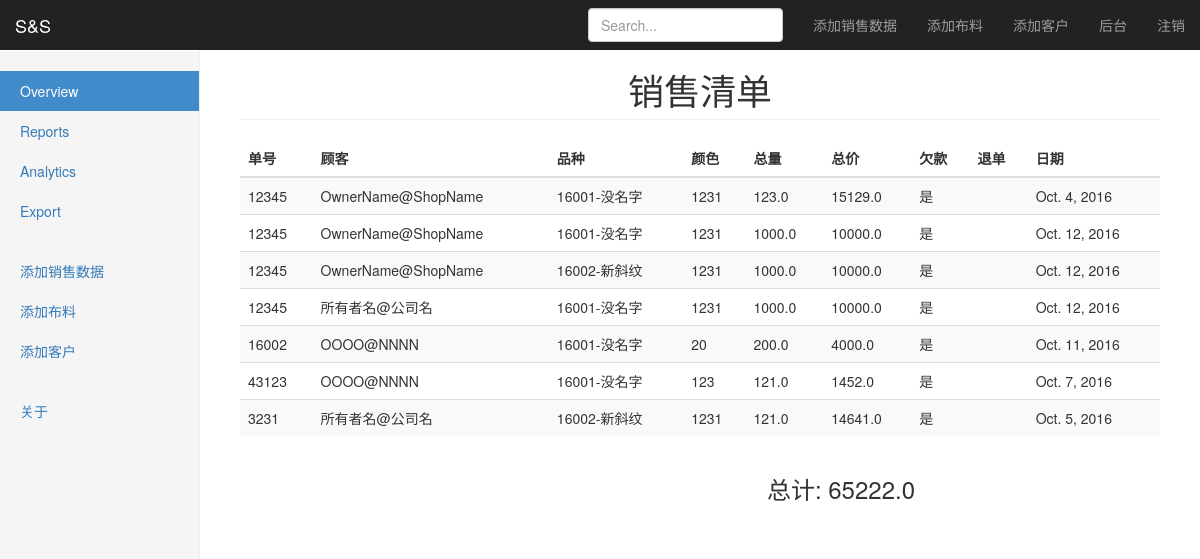
Before: /sales/ with the older database file.
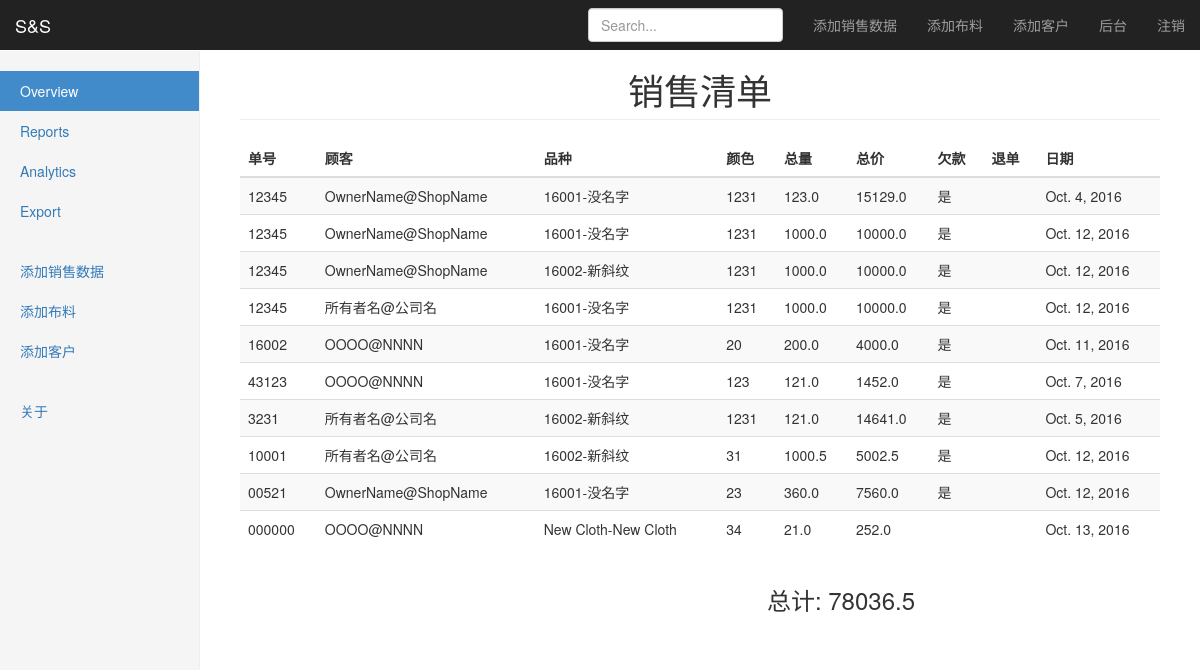
After: the same page with the newer database file.
### sales/models.py (models this page shows, shortened)
class Order(models.Model):
    serial_no = models.CharField(max_length=20, verbose_name='单号', help_text='(所在单号)')
    internal_id = models.CharField(max_length=20, verbose_name='订单编号')
    customer = models.ForeignKey(Company, on_delete=models.PROTECT, verbose_name='顾客')
    cloth = models.ForeignKey(Cloth, on_delete=models.PROTECT, verbose_name='布料')
    color = models.CharField(max_length=20, verbose_name='颜色')
    price_per_unit = models.FloatField(verbose_name='单价')
    total_units = models.FloatField(verbose_name='总米数/重量', help_text='(单位为m或kg)')
    total_bundles = models.FloatField(default=0, blank=True, verbose_name='总匹数')
    total_price = models.FloatField(verbose_name='总价')
    is_not_paid = models.BooleanField(default=False, verbose_name='欠款')
    is_withdrawn = models.BooleanField(default=False, verbose_name='退单')
    is_warehouse = models.BooleanField(default=False, verbose_name='仓库')
    description = models.TextField(max_length=1000, blank=True, verbose_name='详细描述')
    order_date = models.DateField(auto_now=False, auto_now_add=False, auto_created=False, verbose_name='下单日期')
    timestamp = models.DateTimeField(auto_now=True)
    objects = OrderManager()

### stock/models.py (models this page shows, shortened)
class Company(models.Model):
    RelationShip = (
        ('C', 'Customer'),
        ('S', 'Supplier'),
        ('B', 'Both'),
    )
    name = models.CharField(max_length=20, blank=True)
    owner_name = models.CharField(max_length=20, blank=True)
    relationship = models.CharField(max_length=1, default='C', choices=RelationShip)
    phone = models.CharField(max_length=20, blank=True)
    fax = models.CharField(max_length=20, blank=True)
    email = models.EmailField(blank=True)
    address = models.CharField(max_length=100, blank=True)
    description = models.TextField(max_length=1000, blank=True)
    timestamp = models.DateTimeField(auto_now=True)
    def __str__(self):
        if self.owner_name and self.name:
            return self.owner_name + '@' + self.name
        elif self.name:
            return self.name
        else:
            return self.owner_name
    def get_name(self):
        return self.__str__()

class Cloth(models.Model):
    serial_no = models.CharField(max_length=20, verbose_name='编号')
    name = models.CharField(max_length=20, blank=True, verbose_name='名称')
    material = models.CharField(max_length=20, blank=True, verbose_name='材质')
    texture = models.CharField(max_length=20, blank=True, verbose_name='纹理')
    width = models.FloatField(default=150, blank=True, verbose_name='幅宽')
    ref_price = models.FloatField(default=0, blank=True, verbose_name='推荐价格')
    is_per_meter = models.BooleanField(default=True, verbose_name='是否为长度')
    used_for = models.CharField(max_length=100, blank=True, verbose_name='用途')
    description = models.TextField(max_length=1000, blank=True, verbose_name='详细描述')
    created_time = models.DateTimeField(auto_now_add=True)
    timestamp = models.DateTimeField(auto_now=True)
    def __str__(self):
        if self.serial_no and self.name:
            return self.serial_no + '-' + self.name
        elif self.serial_no:
            return self.serial_no
        else:
            return self.name
    def get_name(self):
        return self.__str__()

### sales/views.py (the view, shortened to what this page needs)
class Home(View):
    template_name = 'sales/show_list.html'
    def get(self, request):
        all_list = Order.objects.all()
        total = Order.objects.get_total_price()
        context = {
            'sales_list': all_list,
            'total': total,
        }
        return render(request, self.template_name, context)

### sales/models.py (called while the page is built)
    def get_total_price(self):
        total_price = 0
        all_list = self.all()
        for item in all_list:
            total_price += item.total_price
        return total_price

### templates/sales/show_list.html (shortened to what this page needs)
{% extends "base.html" %}
{% block content %}
  <h1 class="page-header" align="center">销售清单</h1>
  <div class="table-responsive">
    <table class="table table-striped table-hover">
      <thead>
      <tr>
        <th>单号</th>
        <th>顾客</th>
        <th>品种</th>
        <th>颜色</th>
        <th>总量</th>
        <th>总价</th>
        <th>欠款</th>
        <th>退单</th>
        <th>日期</th>
      </tr>
      </thead>
      <tbody>
      {% for order in sales_list %}
        <tr>
          <td>{{ order.serial_no }}</td>
          <td>{{ order.customer.get_name }}</td>
          <td>{{ order.cloth.get_name }}</td>
          <td>{{ order.color }}</td>
          <td>{{ order.total_units }}</td>
          <td>{{ order.total_price }}</td>
          <td>{% if order.is_not_paid %}是{% endif %}</td>
          <td>{% if order.is_withdrawn %}是{% endif %}</td>
          <td>{{ order.order_date }}</td>
        </tr>
      {% endfor %}
      </tbody>
    </table>
  </div>
  <h3 class="col-sm-9" align="right">总计: {{ total }}</h3>
{% endblock %}

### templates/base.html (shortened to what this page needs)
<!DOCTYPE html>
{% load static %}
{% load staticfiles %}
<html lang="en">
<head>
  <link rel="stylesheet" href="{% static 'css/bootstrap.min.css' %}"/>
  <link rel="stylesheet" href="{% static 'css/dashboard.css' %}"/>
</head>
<body>
<nav class="navbar navbar-inverse navbar-fixed-top">
  <div class="container-fluid">
    <div class="navbar-header">
      <a class="navbar-brand" href="{% url 'sales:show' %}">S&S</a>
    </div>
    <div id="navbar" class="navbar-collapse collapse">
      <ul class="nav navbar-nav navbar-right">
        <li><a href="{% url 'sales:add' %}">添加销售数据</a></li>
        <li><a href="#">添加布料</a></li>
        <li><a href="#">添加客户</a></li>
        <li><a href="http://127.0.0.1:8000/admin/">后台</a></li>
        <li><a href="#">注销</a></li>
      </ul>
      <form class="navbar-form navbar-right">
        <input type="text" class="form-control" placeholder="Search...">
      </form>
    </div>
  </div>
</nav>
<div class="container-fluid">
  <div class="row">
    <div class="col-sm-3 col-md-2 sidebar">
      <ul class="nav nav-sidebar">
        <li class="active"><a href="{% url 'sales:show' %}">Overview <span class="sr-only">(current)</span></a></li>
        <li><a href="#">Reports</a></li>
        <li><a href="#">Analytics</a></li>
        <li><a href="#">Export</a></li>
      </ul>
      <ul class="nav nav-sidebar">
        <li><a href="{% url 'sales:add' %}">添加销售数据</a></li>
        <li><a href="#">添加布料</a></li>
        <li><a href="#">添加客户</a></li>
      </ul>
      <ul class="nav nav-sidebar">
        <li><a href="#">关于</a></li>
      </ul>
    </div>
    <div class="col-sm-9 col-sm-offset-3 col-md-10 col-md-offset-2 main">
      {% block content %} {% endblock %}
    </div>
  </div>
</div>
</body>
</html>

### static/css/dashboard.css (style rules this page uses)
body { padding-top: 50px; }
.navbar-fixed-top { border: 0; }
.sidebar { display: none; }
@media (min-width: 768px) { .sidebar { position: fixed; top: 51px; bottom: 0; left: 0; z-index: 1000; display: block; padding: 20px; overflow-x: hidden; overflow-y: auto; background-color: #f5f5f5; border-right: 1px solid #eee; } }
.nav-sidebar { margin-right: -21px; margin-bottom: 20px; margin-left: -20px; }
.nav-sidebar > li > a { padding-right: 20px; padding-left: 20px; }
.nav-sidebar > .active > a, .nav-sidebar > .active > a:hover, .nav-sidebar > .active > a:focus { color: #fff; background-color: #428bca; }
.main { padding: 20px; }
@media (min-width: 768px) { .main { padding-right: 40px; padding-left: 40px; } }
.main .page-header { margin-top: 0; }

Changed rows visible on the page:
added Order: serial_no "10001", customer.get_name "所有者名@公司名", cloth.get_name "16002-新斜纹", color "31", total_units "1000.5", total_price "5002.5", is_not_paid "是", order_date "Oct. 12, 2016"
added Order: serial_no "00521", customer.get_name "OwnerName@ShopName", cloth.get_name "16001-没名字", color "23", total_units "360.0", total_price "7560.0", is_not_paid "是", order_date "Oct. 12, 2016"
added Order: serial_no "000000", customer.get_name "OOOO@NNNN", cloth.get_name "New Cloth-New Cloth", color "34", total_units "21.0", total_price "252.0", order_date "Oct. 13, 2016"
Other visible differences:
{{ total }}: "65222.0" → "78036.5"
